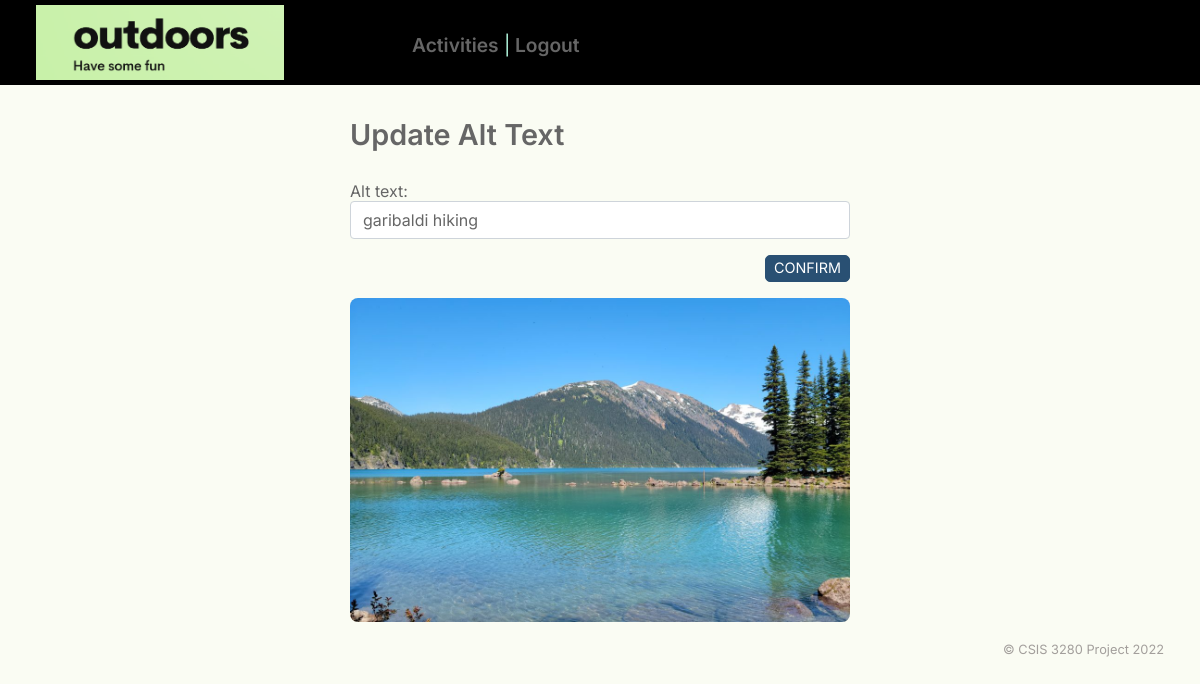
The app's page /admin/adminImage-edit-alt.php?id=1 with its own data.
### tables this page shows
CREATE TABLE `image` (
  `id` int(11) NOT NULL,
  `file` varchar(254) NOT NULL,
  `alt` varchar(1000) NOT NULL
);

### inc/Utility/ImageDAO.class.php (called while the page is built, shortened)
<?php
class ImageDAO
{
    public static $dbImage;
    static function initialize(string $className)
    {
        self::$dbImage = new PDOAgent($className);
    }
    static function getImageforActivity($id)
    {
        $sql = "SELECT i.id, i.file, i.alt
        FROM image   AS i
        JOIN activity AS a
          ON i.id = a.imageID
       WHERE a.id = :id;";
        self::$dbImage->query($sql);
        self::$dbImage->bind(':id', $id);
        self::$dbImage->execute();
        return self::$dbImage->singleResult();
    }
}

### inc/Utility/PDOAgent.class.php (called while the page is built, shortened)
<?php
class PDOAgent  {
    private $host = DB_HOST;
    private $user = DB_USER;
    private $password = DB_PASSWORD;
    private $dbname = DB_NAME;
    private $dbport = DB_PORT;
    private $className = "";
    private $stmt = "";
    private $pdo = "";
    public function __construct(string $className)  {
        $this->className = $className;
        $this->dsn = "mysql:localhost=" .$this->host.";dbname=".$this->dbname.";port=".$this->dbport;
        $options = array(
            PDO::ATTR_PERSISTENT => true,
            PDO::ATTR_ERRMODE => PDO::ERRMODE_EXCEPTION
        );
        try {
            $this->pdo = new PDO($this->dsn, $this->user, $this->password, $options);
        } catch (Exception $ex) {
            $this->error = $ex->getMessage();
            echo $this->error;
    }
}
    public function query(string $query)    {
        $this->stmt  = $this->pdo->prepare($query);
    }
    public function bind($param, $value, $type = null){
        if (is_null($type)) {
            switch (true) {
                case is_int($value):
                $type = PDO::PARAM_INT;
                break;
                }
        }
        $this->stmt->bindValue($param, $value, $type);
    }
    public function execute($data = null)   {
        if (is_null($data)) {
            return $this->stmt->execute();
        } else {
            return $this->stmt->execute($data);
        }
    }
    public function singleResult()  {
        $this->stmt->setFetchMode(PDO::FETCH_CLASS, $this->className);
        return $this->stmt->fetch(PDO::FETCH_CLASS);
    }
}
?>

### inc/Entity/Image.class.php (called while the page is built, shortened)
<?php
 Class Image {
    private $file;
    private $alt;
    function getFile() {
        return $this->file ;
    }
    function getAlt() {
        return $this->alt;
    }
 }
?>

### inc/Utility/functions.php (called while the page is built, shortened)
<?php
function html_escape($text): string
{
    return htmlspecialchars($text, ENT_QUOTES, 'UTF-8', false);
}
?>

### admin/adminImage-edit-alt.php (the view, shortened to what this page needs)
<?php
require_once("../inc/Entity/Page.class.php");
require_once("../inc/Entity/Image.class.php");
require_once("../inc/Utility/PDOAgent.class.php");
require_once("../inc/Utility/functions.php");
require_once("../inc/Utility/ImageDAO.class.php");
$id = filter_input(INPUT_GET, 'id', FILTER_VALIDATE_INT);
if ($id) {
  $image = ImageDAO::getImageforActivity($id);
}
?>
<main class="container admin" id="content">
  <form action="adminImage-edit-alt.php?id=<?= $id ?>" method="POST" class="narrow">
    <h1>Update Alt Text</h1>
    <div class="form-group">
      <label for="image_alt">Alt text: </label>
      <input type="text" name="image_alt" id="image_alt" value="<?= html_escape($image->getAlt()) ?>" class="form-control">
    </div>
    <div class="form-group">
      <input type="submit" name="delete" value="Confirm" class="btn btn-primary btn-save">
    </div>
    <img src="../upload/<?= $image->getFile() ?>" alt="<?= html_escape($image->getAlt()) ?>">
  </form>
</main>

### css/styles.css (style rules this page uses)
* { box-sizing: border-box; }
body { margin: 0; color: #666; background-color: #ecf5ce3d; }
body { font-family: 'Inter', 'Arial', sans-serif; font-size: 100%; }
h1 { font-size: 1.8em; }
h1, h2 { font-weight: 600; margin: 0 0 0.14em 0; }
.container { margin: 0 auto 0 auto; max-width: 94%; }
main img { width: 100%; height: auto; border-radius: 8px; }
button, input, optgroup, select, textarea { margin: 0; font-family: inherit; font-size: inherit; line-height: inherit; color: inherit; }
.btn, .btn-search { color: #fff; background: #295073; display: inline-block; width: min-content; white-space: nowrap; border: 1px solid transparent; border-radius: 5px; padding: .1rem .5rem; line-height: 1.5; vertical-align: middle; text-transform: uppercase; }
.btn { font-size: 0.9rem; }
.btn-primary { background-color: #295073; border-color: #295073; }
.form-control { display: block; width: 100%; height: calc(2.25rem + 2px); padding: .375rem .75rem; font-size: 1rem; line-height: 1.5; background-clip: padding-box; border: 1px solid #ced4da; border-radius: .25rem; }
label { display: inline-block; }
input[type=submit] { float: right; margin-bottom: 1rem; }
.form-group { margin-bottom: 1rem; }
.narrow { max-width: 500px; margin: 0 auto; }
.admin h1 { margin-bottom: 1em; }

### records on screen
image: image_alt "garibaldi hiking", file (picture)
